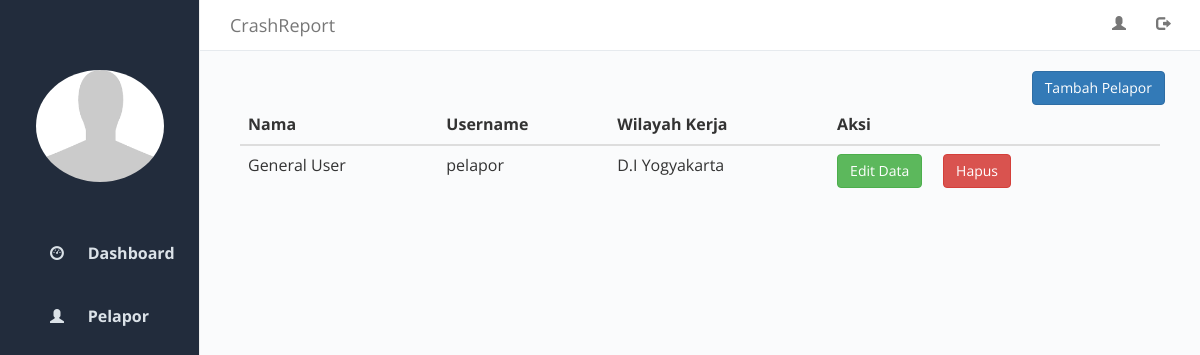
Page /index.php/c_bencana/tampilPelapor on the earlier database version.
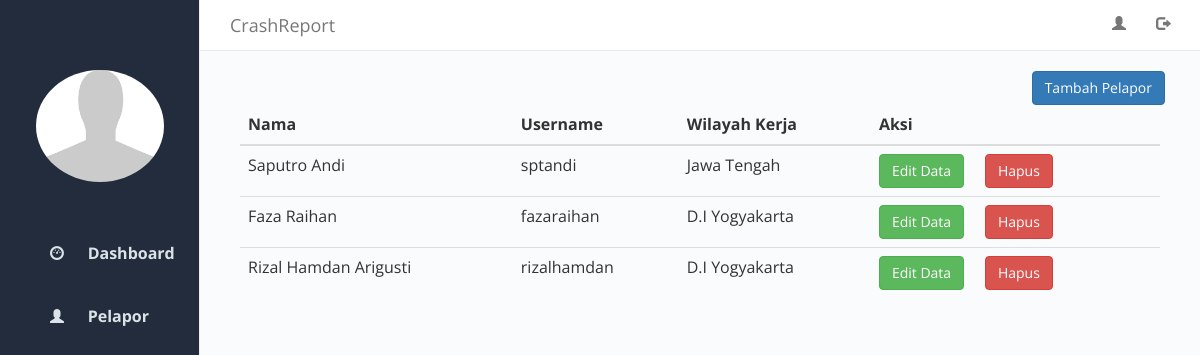
Same page on the later database version.
### tables this page shows
CREATE TABLE `pengguna` (
  `id_pengguna` int(11) NOT NULL,
  `username` varchar(20) NOT NULL,
  `password` varchar(100) NOT NULL,
  `nama_pengguna` varchar(30) NOT NULL,
  `status_pengguna` int(11) NOT NULL,
  `id_wilayah` int(11) NOT NULL
);

CREATE TABLE `wilayah` (
  `id_wilayah` int(11) NOT NULL,
  `nama_wilayah` varchar(255) NOT NULL
);

### application/controllers/C_Bencana.php (called while the page is built, shortened)
<?php
class C_Bencana extends CI_Controller
{
	function __construct()
	{
		$this->load->library('form_validation');
		$this->load->helper('url', 'date');
		$this->load->model('M_Bencana','bencana');
		$this->load->model('M_Wilayah','wilayah');
		$this->load->model('M_Users','user');
	}
	function tampilPelapor() {
		$allWilayah = $this->wilayah->getAllWilayah();
		$allUser = $this->user->getAllUsers();
		$this->load->view('user/v_list_pelapor', compact('userAktif','allUser','allWilayah'));
	}
}
?>

### index.php (called while the page is built, shortened)
<?php
require_once BASEPATH.'core/CodeIgniter.php';

### application/models/M_Users.php (called while the page is built, shortened)
<?php
class M_Users extends CI_Model
{
	public function getAllUsers(){
		$hasil=$this->db->get('pengguna');
		if($hasil->num_rows()>0){
			return $hasil->result();
		}else{
			return array();
		}
	}
}
 ?>

### application/models/M_Wilayah.php (called while the page is built, shortened)
<?php
class M_Wilayah extends CI_Model
{
	function getAllWilayah(){
		$hasil=$this->db->get('wilayah');
		if($hasil->num_rows()>0){
			return $hasil->result();
		}else{
			return array();
		}
	}
}
 ?>

### application/views/user/v_list_pelapor.php (the view)
<?php $this->load->view('user/header'); ?>
<body>
	<?php $this->load->view('menu_nav'); ?>
	<div class="row">
		<div class="col-sm-10 col-sm-offset-2 col-md-10 col-md-offset-2 main">
			<div class="row">
				<div class="col-md-2 col-md-offset-10">
					<a href="<?php echo base_url('C_Users/addUserPelapor') ?>" class="btn btn-primary">Tambah Pelapor</a>
				</div>
			</div>
			<div class="row">
	      		<div class="col-md-12">
	      			<div class="table-responsive">
	      			<table class="table table-hover">
		              <thead>
		                <tr>
		                  <th>Nama</th>
		                  <th>Username</th>
		                  <th>Wilayah Kerja</th>
		                  <th>Aksi</th>
		                </tr>
		              </thead>
		              <tbody>
		              	<?php foreach ($allUser as $user): ?>
		              		<?php if ($user->status_pengguna!=1): ?>
		              			<tr>
		                  			<td><?php echo $user->nama_pengguna; ?></td>
		                 			<td><?php echo $user->username ;?></td>
		                 			<?php foreach ($allWilayah as $wilayah): ?>
		                 				<?php if ($wilayah->id_wilayah==$user->id_wilayah): ?>
		                 					<td><?php echo $wilayah->nama_wilayah ?></td>
		                 				<?php endif ?>
		                 			<?php endforeach ?>
		                 			<td>
		                 				<a href="<?php echo base_url('C_Users/EditDataPelapor?id_pengguna=').$user->id_pengguna; ?>" class="btn btn-success">Edit Data</a> &nbsp &nbsp
		                 				<a href="<?php echo base_url('C_Users/deleteUserPelapor?id_pengguna=').$user->id_pengguna;?>" class="btn btn-danger">Hapus</a>
		                 			</td>
		               			</tr>
		              		<?php endif ?>
		              	<?php endforeach ?>
		              </tbody>
		            </table>
	      			</div>
	      		</div>
	      		</div>
		</div>
	</div>
</body>

### application/views/user/header.php (shortened to what this page needs)
<link rel="stylesheet" href="https://maxcdn.bootstrapcdn.com/bootstrap/3.3.7/css/bootstrap.min.css">
<link rel="stylesheet" type="text/css" href="<?= base_url('assets/style/dashboard/ben.css?ts=<?=time()?>')?>">

### application/views/menu_nav.php (shortened to what this page needs)
<div class="row">
		<div class="col-md-2 col-sm-12 sidebar">
			<div class="col-md-12" style="margin:50px 0;">
					<img src="<?php echo base_url('assets/images/user-logo.png') ?>" alt="" class="img-responsive img-circle" style="max-width: 128px; margin: 0 auto;">
			</div>
			<ul class="nav nav-sidebar">
				<div class="input-group col-md-12">
					<li>
						<span class="glyphicon glyphicon-dashboard"></span>
						<a href="<?= base_url('C_Bencana/index');?>">Dashboard</a>
					</li></div>
				<br>
				<br>
				<div class="input-group">
					<li>
						<span class="glyphicon glyphicon-user"></span>
						<a href="<?= base_url('C_Bencana/tampilPelapor');?>">Pelapor</a>
					</li>
				</div>
			</ul>
		</div>
		<nav class="navbar navbar-default navbar-fixed-top col-md-10 col-md-offset-2 col-sm-10 col-sm-offset-2">
			<div class="container-fluid">
				<div class="navbar-header">
					<a href="#" class="navbar-brand">CrashReport</a>
				</div>
				<div class="collapse navbar-collapse">
					<ul class="nav navbar-nav">
						<li><a href=""></a></li>
						<li><a href=""></a></li>
						<li><a href=""></a></li>
					</ul>
					<ul class="nav navbar-nav navbar-right">
						<li><a href="#"><span class="glyphicon glyphicon-user"></span></a></li>
						<li><a href="<?= base_url('C_Users/logout');?>"><span class="glyphicon glyphicon-log-out"></span></a></li>
					</ul>
				</div>
			</div>
		</nav>
	</div>

### assets/style/dashboard/ben.css (style rules this page uses)
.navbar-default { background: #fff; border-bottom: 1px solid #e6eaee; color: white; }
.nav-sidebar { margin-right: -21px; margin-bottom: 20px; margin-left: -20px; padding-left: 50px; }
.nav-sidebar > li > a,.nav-sidebar > .input-group > li > a, .nav-sidebar > li > a:hover, .nav-sidebar > .input-group > li > a:hover .nav-sidebar > li > a:focus, .nav-sidebar > .input-group > li > a:focus { padding-right: 20px; padding-left: 20px; background-color: #222C3C; color: #dbe2e8; font-weight: bold; margin: 0 auto; font-size: 16px; }
.sidebar { color: #dbe2e8; position: fixed; top: 0; bottom: 0; left: 0; z-index: 1000; display: block; padding: 20px; overflow-x: hidden; overflow-y: auto; background-color: #222C3C; border-right: 1px solid #eee;\ padding: 50px 50px; }
.main { padding: 20px; border: 0; background-color: #fafbfc; position: fixed; top: 51px; bottom: 0; left: 0; z-index: 1000; display: block; padding: 20px; overflow-x: hidden; overflow-y: auto; }
@media (min-width: 768px) { .main { padding-right: 40px; padding-left: 40px; } }
@media (min-width: 768px) { .col-md-2, .col-md-10 { float: left; } }
@media (min-width: 768px) { body { font-family: Open Sans,sans-serif; font size: 16px!important; -webkit-font-smoothing: antialiased; } }

Differences in the rows shown:
removed pengguna: nama_pengguna "General User", username "pelapor", wilayah (nama_wilayah "D.I Yogyakarta")
added pengguna: nama_pengguna "Saputro Andi", username "sptandi"
now on this page (row unchanged): wilayah: nama_wilayah "Jawa Tengah", shown under "Saputro Andi"
added pengguna: nama_pengguna "Faza Raihan", username "fazaraihan", wilayah (nama_wilayah "D.I Yogyakarta")
added pengguna: nama_pengguna "Rizal Hamdan Arigusti", username "rizalhamdan", wilayah (nama_wilayah "D.I Yogyakarta")
